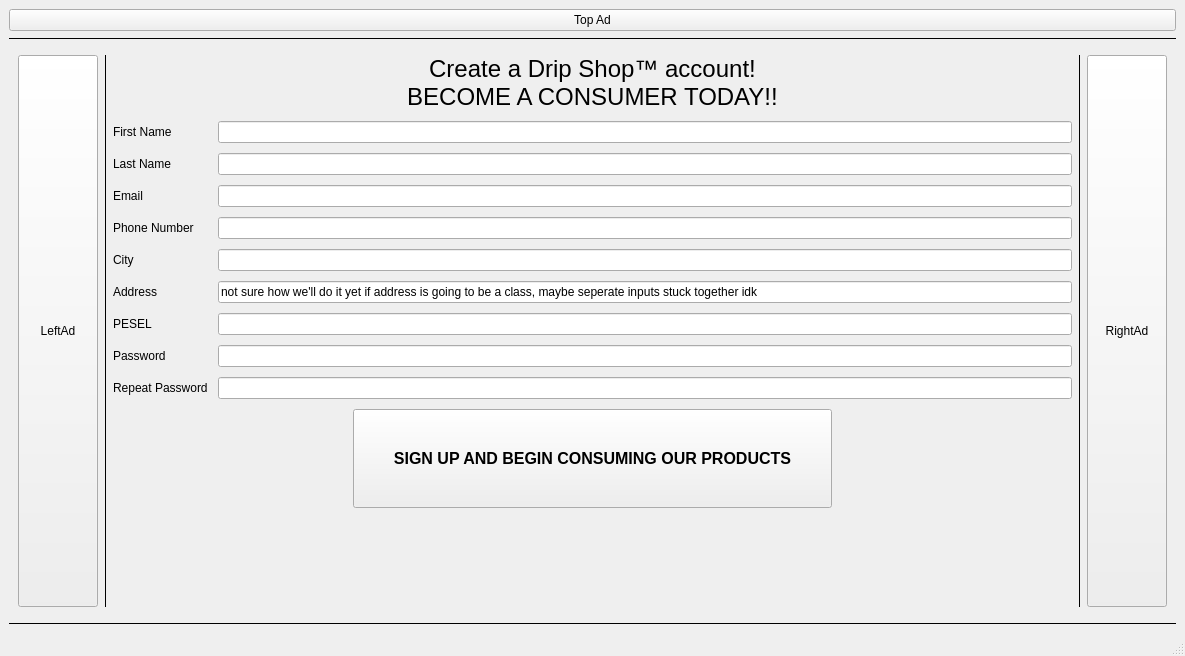
<?xml version="1.0" encoding="UTF-8"?>
<ui version="4.0">
 <class>MainWindow</class>
 <widget class="QMainWindow" name="MainWindow">
  <property name="geometry">
   <rect>
    <x>0</x>
    <y>0</y>
    <width>1185</width>
    <height>656</height>
   </rect>
  </property>
  <property name="windowTitle">
   <string>The Drip Shop™</string>
  </property>
  <property name="styleSheet">
   <string notr="true"/>
  </property>
  <widget class="QWidget" name="widgetSiteBody">
   <property name="enabled">
    <bool>true</bool>
   </property>
   <layout class="QVBoxLayout" name="verticalLayout">
    <item>
     <widget class="QPushButton" name="btTEMPTopAd">
      <property name="text">
       <string>Top Ad</string>
      </property>
     </widget>
    </item>
    <item>
     <widget class="Line" name="line_12">
      <property name="frameShadow">
       <enum>QFrame::Shadow::Plain</enum>
      </property>
      <property name="orientation">
       <enum>Qt::Orientation::Horizontal</enum>
      </property>
     </widget>
    </item>
    <item>
     <widget class="QStackedWidget" name="stackedWidget">
      <property name="currentIndex">
       <number>1</number>
      </property>
      <widget class="QWidget" name="pageMain">
       <property name="sizePolicy">
        <sizepolicy hsizetype="Preferred" vsizetype="Preferred">
         <horstretch>0</horstretch>
         <verstretch>0</verstretch>
        </sizepolicy>
       </property>
       <layout class="QVBoxLayout" name="verticalLayout_4">
        <item>
         <layout class="QGridLayout" name="gridLayout_4">
          <item row="0" column="0">
           <widget class="QPushButton" name="btnTEMPLogo">
            <property name="text">
             <string>Logo here</string>
            </property>
           </widget>
          </item>
          <item row="2" column="2">
           <widget class="QScrollArea" name="scrollAreaProducts">
            <property name="widgetResizable">
             <bool>true</bool>
            </property>
            <widget class="QWidget" name="scrollAreaWidgetContents">
             <property name="geometry">
              <rect>
               <x>0</x>
               <y>0</y>
               <width>946</width>
               <height>451</height>
              </rect>
             </property>
            </widget>
           </widget>
          </item>
          <item row="2" column="0">
           <layout class="QVBoxLayout" name="verticalLayout_2">
            <item>
             <widget class="QLabel" name="labelSortBy">
              <property name="sizePolicy">
               <sizepolicy hsizetype="Preferred" vsizetype="Minimum">
                <horstretch>0</horstretch>
                <verstretch>0</verstretch>
               </sizepolicy>
              </property>
              <property name="text">
               <string>Sort by:</string>
              </property>
             </widget>
            </item>
            <item>
             <widget class="QPushButton" name="btnTEMPRadioSort">
              <property name="text">
               <string>this will be radio buttons
for sorting but rn its a
button cause we can prob
generate it from an array or smth</string>
              </property>
             </widget>
            </item>
            <item>
             <widget class="QPushButton" name="btnTEMPLeftAd">
              <property name="text">
               <string>Left Ad</string>
              </property>
             </widget>
            </item>
           </layout>
          </item>
          <item row="0" column="2">
           <layout class="QHBoxLayout" name="horizontalLayout">
            <item>
             <widget class="QLineEdit" name="lineEditSearch">
              <property name="text">
               <string>search bar :)))</string>
              </property>
             </widget>
            </item>
            <item>
             <widget class="QComboBox" name="comboBoxSearch"/>
            </item>
            <item>
             <widget class="QPushButton" name="btnSearch">
              <property name="text">
               <string>Search</string>
              </property>
             </widget>
            </item>
            <item>
             <widget class="Line" name="line_6">
              <property name="frameShadow">
               <enum>QFrame::Shadow::Plain</enum>
              </property>
              <property name="orientation">
               <enum>Qt::Orientation::Vertical</enum>
              </property>
             </widget>
            </item>
            <item>
             <layout class="QVBoxLayout" name="verticalLayout_3">
              <item>
               <widget class="QPushButton" name="btnTEMPCart">
                <property name="text">
                 <string>cartImg</string>
                </property>
               </widget>
              </item>
              <item>
               <widget class="Line" name="line_5">
                <property name="frameShadow">
                 <enum>QFrame::Shadow::Plain</enum>
                </property>
                <property name="orientation">
                 <enum>Qt::Orientation::Horizontal</enum>
                </property>
               </widget>
              </item>
              <item>
               <widget class="QLabel" name="labelCart">
                <property name="text">
                 <string>Cart (0)</string>
                </property>
               </widget>
              </item>
             </layout>
            </item>
            <item>
             <layout class="QHBoxLayout" name="horizontalLayout_2">
              <item>
               <widget class="Line" name="line_7">
                <property name="frameShadow">
                 <enum>QFrame::Shadow::Plain</enum>
                </property>
                <property name="orientation">
                 <enum>Qt::Orientation::Vertical</enum>
                </property>
               </widget>
              </item>
              <item>
               <widget class="QPushButton" name="btnTEMPUserImg">
                <property name="text">
                 <string>User Img</string>
                </property>
               </widget>
              </item>
              <item>
               <widget class="QLabel" name="labelUserLogIn">
                <property name="text">
                 <string>Not logged in</string>
                </property>
               </widget>
              </item>
              <item>
               <widget class="Line" name="line_8">
                <property name="frameShadow">
                 <enum>QFrame::Shadow::Plain</enum>
                </property>
                <property name="orientation">
                 <enum>Qt::Orientation::Vertical</enum>
                </property>
               </widget>
              </item>
              <item>
               <widget class="QPushButton" name="btnLogIn">
                <property name="text">
                 <string>Log in</string>
                </property>
               </widget>
              </item>
             </layout>
            </item>
           </layout>
          </item>
          <item row="1" column="0" colspan="3">
           <widget class="Line" name="line">
            <property name="frameShadow">
             <enum>QFrame::Shadow::Plain</enum>
            </property>
            <property name="orientation">
             <enum>Qt::Orientation::Horizontal</enum>
            </property>
           </widget>
          </item>
          <item row="0" column="1">
           <widget class="Line" name="line_4">
            <property name="frameShadow">
             <enum>QFrame::Shadow::Plain</enum>
            </property>
            <property name="orientation">
             <enum>Qt::Orientation::Vertical</enum>
            </property>
           </widget>
          </item>
          <item row="2" column="1">
           <widget class="Line" name="line_3">
            <property name="frameShadow">
             <enum>QFrame::Shadow::Plain</enum>
            </property>
            <property name="orientation">
             <enum>Qt::Orientation::Vertical</enum>
            </property>
           </widget>
          </item>
         </layout>
        </item>
       </layout>
      </widget>
      <widget class="QWidget" name="pageLogin">
       <layout class="QVBoxLayout" name="verticalLayout_6">
        <item>
         <layout class="QHBoxLayout" name="horizontalLayout_3">
          <item>
           <widget class="QPushButton" name="btnTEMPLeftAd_2">
            <property name="sizePolicy">
             <sizepolicy hsizetype="Minimum" vsizetype="Minimum">
              <horstretch>0</horstretch>
              <verstretch>0</verstretch>
             </sizepolicy>
            </property>
            <property name="text">
             <string>LeftAd</string>
            </property>
           </widget>
          </item>
          <item>
           <widget class="Line" name="line_10">
            <property name="frameShadow">
             <enum>QFrame::Shadow::Plain</enum>
            </property>
            <property name="orientation">
             <enum>Qt::Orientation::Vertical</enum>
            </property>
           </widget>
          </item>
          <item>
           <layout class="QVBoxLayout" name="verticalLayout_5" stretch="1,1,1,1">
            <property name="spacing">
             <number>10</number>
            </property>
            <item>
             <widget class="QLabel" name="labelCreateAcc">
              <property name="sizePolicy">
               <sizepolicy hsizetype="Preferred" vsizetype="Maximum">
                <horstretch>0</horstretch>
                <verstretch>0</verstretch>
               </sizepolicy>
              </property>
              <property name="font">
               <font>
                <pointsize>18</pointsize>
                <fontweight>DemiBold</fontweight>
               </font>
              </property>
              <property name="text">
               <string>Create a Drip Shop™ account!
BECOME A CONSUMER TODAY!!</string>
              </property>
              <property name="alignment">
               <set>Qt::AlignmentFlag::AlignCenter</set>
              </property>
             </widget>
            </item>
            <item>
             <layout class="QFormLayout" name="formLayout">
              <item row="0" column="0">
               <widget class="QLabel" name="labelFName">
                <property name="text">
                 <string>First Name</string>
                </property>
               </widget>
              </item>
              <item row="0" column="1">
               <widget class="QLineEdit" name="lineEditFName"/>
              </item>
              <item row="1" column="0">
               <widget class="QLabel" name="labelLName">
                <property name="text">
                 <string>Last Name</string>
                </property>
               </widget>
              </item>
              <item row="1" column="1">
               <widget class="QLineEdit" name="lineEditLName"/>
              </item>
              <item row="2" column="0">
               <widget class="QLabel" name="labelEmail">
                <property name="text">
                 <string>Email</string>
                </property>
               </widget>
              </item>
              <item row="2" column="1">
               <widget class="QLineEdit" name="lineEditEmail"/>
              </item>
              <item row="3" column="0">
               <widget class="QLabel" name="labelPhoneNum">
                <property name="text">
                 <string>Phone Number</string>
                </property>
               </widget>
              </item>
              <item row="3" column="1">
               <widget class="QLineEdit" name="lineEditPhoneNum"/>
              </item>
              <item row="4" column="0">
               <widget class="QLabel" name="labelCity">
                <property name="text">
                 <string>City</string>
                </property>
               </widget>
              </item>
              <item row="4" column="1">
               <widget class="QLineEdit" name="lineEditCity"/>
              </item>
              <item row="5" column="0">
               <widget class="QLabel" name="labelAddress">
                <property name="text">
                 <string>Address</string>
                </property>
               </widget>
              </item>
              <item row="5" column="1">
               <widget class="QLineEdit" name="lineEditAddress">
                <property name="text">
                 <string>not sure how we'll do it yet if address is going to be a class, maybe seperate inputs stuck together idk</string>
                </property>
               </widget>
              </item>
              <item row="6" column="0">
               <widget class="QLabel" name="labelPesel">
                <property name="text">
                 <string>PESEL</string>
                </property>
               </widget>
              </item>
              <item row="6" column="1">
               <widget class="QLineEdit" name="lineEditPesel"/>
              </item>
              <item row="7" column="0">
               <widget class="QLabel" name="labelPassword">
                <property name="text">
                 <string>Password</string>
                </property>
               </widget>
              </item>
              <item row="7" column="1">
               <widget class="QLineEdit" name="lineEditPassword"/>
              </item>
              <item row="8" column="0">
               <widget class="QLabel" name="labelRepeatPassword">
                <property name="text">
                 <string>Repeat Password</string>
                </property>
               </widget>
              </item>
              <item row="8" column="1">
               <widget class="QLineEdit" name="lineEditRepeatPassword"/>
              </item>
             </layout>
            </item>
            <item>
             <layout class="QHBoxLayout" name="horizontalLayout_6" stretch="1,2,1">
              <item>
               <spacer name="horizontalSpacer">
                <property name="orientation">
                 <enum>Qt::Orientation::Horizontal</enum>
                </property>
                <property name="sizeHint" stdset="0">
                 <size>
                  <width>40</width>
                  <height>20</height>
                 </size>
                </property>
               </spacer>
              </item>
              <item>
               <widget class="QPushButton" name="pushButtonSignUp">
                <property name="sizePolicy">
                 <sizepolicy hsizetype="Minimum" vsizetype="Minimum">
                  <horstretch>0</horstretch>
                  <verstretch>0</verstretch>
                 </sizepolicy>
                </property>
                <property name="font">
                 <font>
                  <pointsize>12</pointsize>
                  <bold>true</bold>
                 </font>
                </property>
                <property name="text">
                 <string>SIGN UP AND BEGIN CONSUMING OUR PRODUCTS</string>
                </property>
               </widget>
              </item>
              <item>
               <spacer name="horizontalSpacer_2">
                <property name="orientation">
                 <enum>Qt::Orientation::Horizontal</enum>
                </property>
                <property name="sizeHint" stdset="0">
                 <size>
                  <width>40</width>
                  <height>20</height>
                 </size>
                </property>
               </spacer>
              </item>
             </layout>
            </item>
            <item>
             <spacer name="verticalSpacer">
              <property name="orientation">
               <enum>Qt::Orientation::Vertical</enum>
              </property>
              <property name="sizeHint" stdset="0">
               <size>
                <width>20</width>
                <height>40</height>
               </size>
              </property>
             </spacer>
            </item>
           </layout>
          </item>
          <item>
           <widget class="Line" name="line_11">
            <property name="frameShadow">
             <enum>QFrame::Shadow::Plain</enum>
            </property>
            <property name="orientation">
             <enum>Qt::Orientation::Vertical</enum>
            </property>
           </widget>
          </item>
          <item>
           <widget class="QPushButton" name="btnTEMPRightAd">
            <property name="sizePolicy">
             <sizepolicy hsizetype="Minimum" vsizetype="Minimum">
              <horstretch>0</horstretch>
              <verstretch>0</verstretch>
             </sizepolicy>
            </property>
            <property name="text">
             <string>RightAd</string>
            </property>
           </widget>
          </item>
         </layout>
        </item>
       </layout>
      </widget>
     </widget>
    </item>
    <item>
     <widget class="Line" name="line_9">
      <property name="frameShadow">
       <enum>QFrame::Shadow::Plain</enum>
      </property>
      <property name="orientation">
       <enum>Qt::Orientation::Horizontal</enum>
      </property>
     </widget>
    </item>
   </layout>
  </widget>
  <widget class="QMenuBar" name="menubar">
   <property name="geometry">
    <rect>
     <x>0</x>
     <y>0</y>
     <width>1185</width>
     <height>21</height>
    </rect>
   </property>
  </widget>
  <widget class="QStatusBar" name="statusbar">
   <property name="enabled">
    <bool>false</bool>
   </property>
  </widget>
 </widget>
 <resources/>
 <connections/>
</ui>
